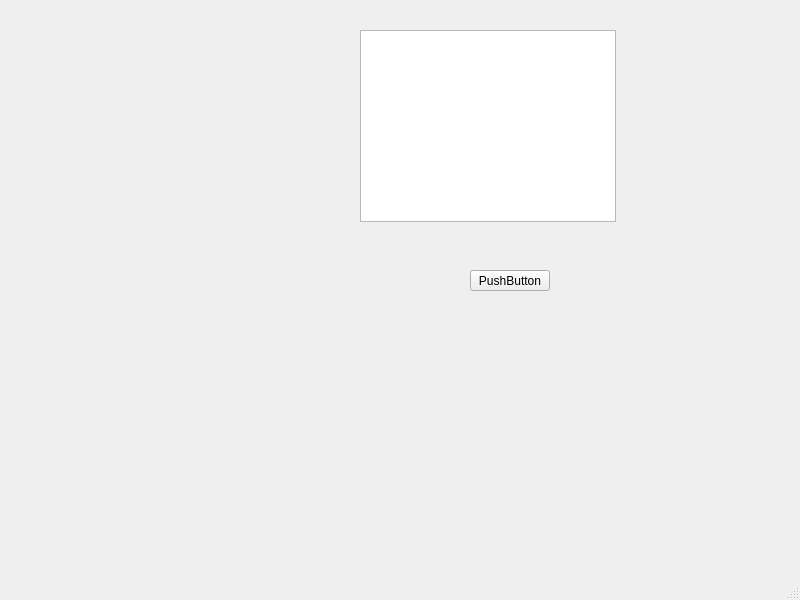
<?xml version="1.0" encoding="UTF-8"?>
<ui version="4.0">
 <class>result</class>
 <widget class="QMainWindow" name="result">
  <property name="geometry">
   <rect>
    <x>0</x>
    <y>0</y>
    <width>800</width>
    <height>600</height>
   </rect>
  </property>
  <property name="windowTitle">
   <string>MainWindow</string>
  </property>
  <widget class="QWidget" name="centralwidget">
   <widget class="QListView" name="listView">
    <property name="geometry">
     <rect>
      <x>360</x>
      <y>30</y>
      <width>256</width>
      <height>192</height>
     </rect>
    </property>
   </widget>
   <widget class="QPushButton" name="pushButton">
    <property name="geometry">
     <rect>
      <x>470</x>
      <y>270</y>
      <width>80</width>
      <height>21</height>
     </rect>
    </property>
    <property name="text">
     <string>PushButton</string>
    </property>
   </widget>
  </widget>
  <widget class="QMenuBar" name="menubar">
   <property name="geometry">
    <rect>
     <x>0</x>
     <y>0</y>
     <width>800</width>
     <height>20</height>
    </rect>
   </property>
  </widget>
  <widget class="QStatusBar" name="statusbar"/>
 </widget>
 <resources/>
 <connections/>
</ui>
